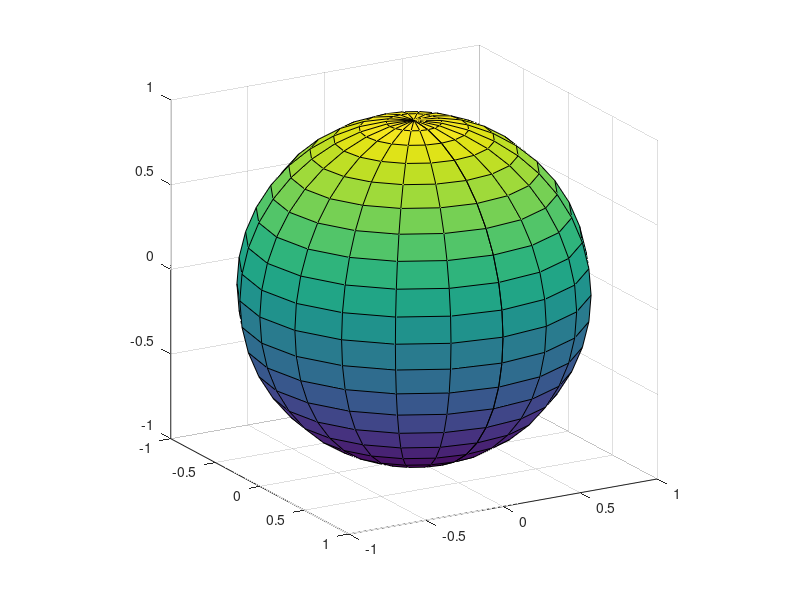

The MATLAB source for this figure: (Note: this script raises an error after producing the figure.)
clear;
close all;

figure

%% Plot a sphere
%Create unit sphere
[X,Y,Z] = sphere;

%Plot surface
sph = surf(X,Y,Z);
view(60,18);
axis equal;

%Define colors,lighting, etc
sph.FaceColor = [0.53,0.81,0.93]; %Face color
sph.FaceAlpha = 0.4; %Face transparency
sph.EdgeAlpha = 0.3; %Edge transparency

%Define axis' limits
xlim([-1.5 1.5]);
ylim([-1.5 1.5]);

%Label axis
xlabel('x');
ylabel('y');
zlabel('z');

set(gca,'visible','off')

hold on;
%% Plot a plane on top of the sphere

%Define vertices
v = [-1.5 1.5 1; -1.5 -1.5 1; 1.5 -1.5 1; 1.5 1.5 1];
%Define faces
f = [1 2 3 4];

%Plot surface
pl = patch('Faces',f,'Vertices',v);

%Define colors,lighting,etc
pl.FaceColor = [0.46,0.96,0.62];
pl.FaceAlpha = 0.6;
pl.EdgeAlpha = 0;

text(-1.2,0.8,1.4,'$T_{\hat{\mathbf{x}}_{k-1}}\mathcal{S}$','interpreter','latex','FontSize',14,'FontWeight','bold');

%% Plot points on tangent space and projection on the sphere

%Define point at identity (Mean)
startPoint = [0 0 1]; %Mean
%in this case the point corresponds to the intersection between the sphere
%and the tangent plane
%Plot 3d points and surface line
%Plot identity point
plot3(startPoint(1),startPoint(2),startPoint(3),'X','Color','r','LineWidth',2);
text(0,0,1.2,'$\hat{\mathbf{x}}_{k-1}$','interpreter','latex','FontSize',14,'FontWeight','bold');
text(0.2,0.5,1.3,'$\hat{\mathbf{S}}_{k-1}$','interpreter','latex','FontSize',14,'FontWeight','bold');



%% Propagate mean through a simple rotation

%Define rotation - To keep it simple, we consider only a rotation around
%the X-Axis
theta = 90; %deg
%R = rotx(angle);
dtheta = 2;
v = 2:dtheta:theta;
points = zeros(3,length(v)+1);
points(:,1) = startPoint';
for i=1:length(v)
      angle = v(i);
      R = rotx(angle);
      points(:,i+1) = R*startPoint';
end

endPoint = points(:,end);

plot3(endPoint(1),endPoint(2),endPoint(3),'.','Color','r','MarkerSize',10);
text(endPoint(1),endPoint(2)-0.5,endPoint(3),'$\check{\mathbf{x}}_{k}$','interpreter','latex','FontSize',14,'FontWeight','bold');
plot3(points(1,2:end-1),points(2,2:end-1),points(3,2:end-1),'-','Color','k','LineWidth',1.5);
text(0.5,endPoint(2)-0.5,-0.5,'$\check{\mathbf{S}}_{k}$','interpreter','latex','FontSize',14,'FontWeight','bold');

%% Plot sigma points
rho = ones(1,20);
elevation = repmat(pi/2,1,20)+normrnd(0,0.3,1,20);
azimuth = repmat(pi/6,1,20)+normrnd(0,0.5,1,20);

[x,y,z] = sph2cart(azimuth,elevation,rho); 
plot3(x',y',z','.b','MarkerSize',10)

%Plot sigmapoints on tangent space (z=1)
plot3(x,y,ones(1,20),'.y','MarkerSize',10);


%Create uncertainty region
CovTan = [0.05 0.02; 0.02 0.1];
meanTan = [0 0];
n = 300;
[x_out y_out] =  CreateUncertaintyRegion(CovTan,meanTan,n);
ellipse = [x_out y_out ones(300,1)];
% r = [r  zeros(10,1)];
% sigPointsTangent = repmat(startPoint,10,1);
% sigPointsTangent = sigPointsTangent(:,1:end)+r;
% plot3(sigPointsTangent(1:end,1),sigPointsTangent(1:end,2),sigPointsTangent(1:end,3),'*','Color','y','LineWidth',1);
plot3(ellipse(1:end,1),ellipse(1:end,2),ellipse(1:end,3),'Color','red','LineWidth',1);


%% Draw tangent plane to propagated mean

%Define vertices
v = [endPoint(1)-1 endPoint(2) endPoint(3)+1; endPoint(1)-1 endPoint(2) endPoint(3)-1; ...
    endPoint(1)+1 endPoint(2) endPoint(3)-1; endPoint(1)+1 endPoint(2) endPoint(3)+1];
%Define faces
f = [1 2 3 4];
%Plot surface
pl = patch('Faces',f,'Vertices',v);
%Define colors,lighting,etc
pl.FaceColor = [0.99,0.79,0.32];
pl.FaceAlpha = 0.6;
pl.EdgeAlpha = 0;
text(-1.2,-1.4,-1,'$T_{\check{\mathbf{x}}_{k}}\mathcal{S}$','interpreter','latex','FontSize',14,'FontWeight','bold');

%% Propagate sigma points

for i=1:length(x)
      R = rotx(theta);
      propagatedSigmaPoints(:,i) = R*[x(i) ; y(i) ; z(i)];
      rotatedEllipse = R*ellipse';
end

plot3(propagatedSigmaPoints(1,1:end),propagatedSigmaPoints(2,1:end),propagatedSigmaPoints(3,1:end), ...
      '.b','MarkerSize',10);
  
plot3(propagatedSigmaPoints(1,1:end),-ones(1,length(propagatedSigmaPoints)),propagatedSigmaPoints(3,1:end), ...
      '.y','MarkerSize',10);
  
plot3(rotatedEllipse(1,1:end),rotatedEllipse(2,1:end),rotatedEllipse(3,1:end),'Color','red','LineWidth',1);


%%

legend('','','','','','Transformed sigma-points', 'Tangent space sigma-points','Uncertainty region','Location','southeast');

%Plot another point in the Lie group
%Plot arbitrary point in tangent space
%plot3([startPoint(1) endPoint(1)],[startPoint(2) endPoint(2)],[1 1],'-','Color','#0072BD','LineWidth',1.5);
%plot3(endPoint(1),endPoint(2),1,'.','Color','#0072BD','MarkerSize',10);
%text(endPoint(1),endPoint(2),1.2,'$\frak{g}$','interpreter','latex','FontSize',14,'FontWeight','bold');

%print(gcf,'propagation_legend.png','-dpng','-r300');
